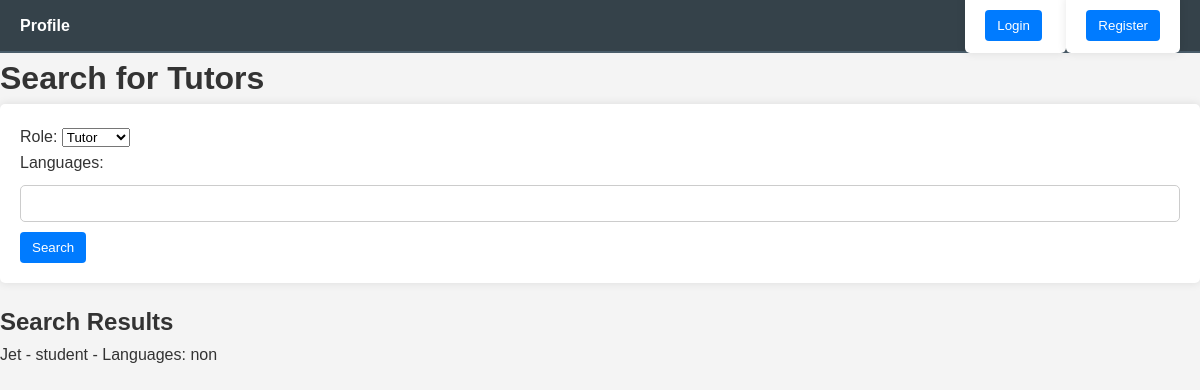
Before: /accounts/search/ with the older database file.
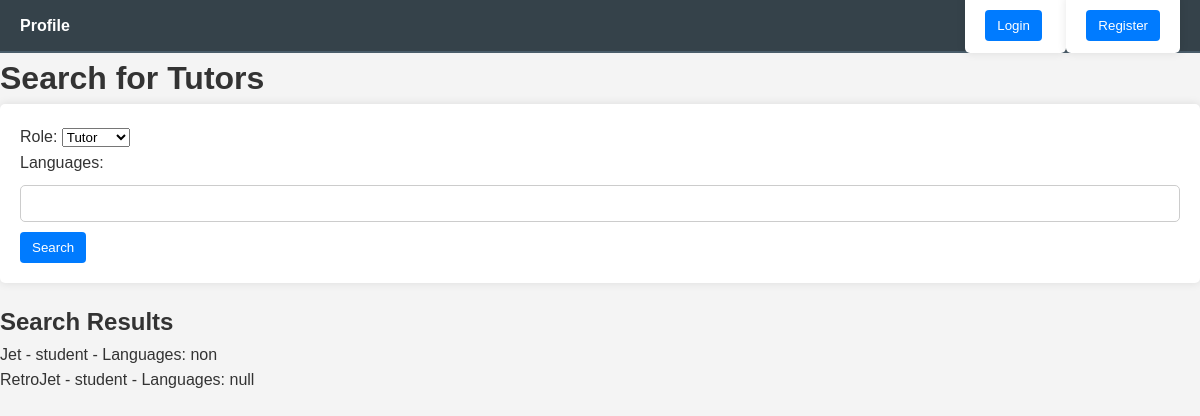
After: the same page with the newer database file.
### app/models.py (models this page shows)
class CustomUser(AbstractUser):
    ROLE_CHOICES = [
        ('tutor', 'Tutor'),
        ('student', 'Student'),
        ('both', 'Both'),
    ]
    profile_pic = models.ImageField(upload_to='profile_pics/', blank=True, null=True)
    bio = models.TextField(blank=True)
    skills = models.CharField(max_length=500)
    languages = models.CharField(max_length=500, blank=True)
    role = models.CharField(max_length=10, choices=ROLE_CHOICES, default='student')
    languages_taught = models.CharField(max_length=500, blank=True)
    languages_learned = models.CharField(max_length=500, blank=True)

### app/views.py (the view)
# urls.py: path('search/', search_users, name='search_users'),
def search_users(request):
    form = UserSearchForm()
    users = CustomUser.objects.all()  # Start with all users
    if request.method == 'GET':
        role = request.GET.get('role')
        languages = request.GET.get('languages')
        if role:
            users = users.filter(role=role)
        if languages:
            users = users.filter(languages__icontains=languages)
    return render(request, 'users/search.html', {'form': form, 'users': users})

### app/forms.py
class UserSearchForm(forms.Form):
    role = forms.ChoiceField(choices=[('tutor', 'Tutor'), ('student', 'Student'), ('both', 'Both')], required=False)
    languages = forms.CharField(max_length=500, required=False)

### app/templates/users/search.html (shortened to what this page needs)
<!DOCTYPE html>
<html lang="en">
<head>
    {% load static %}
    <link rel="stylesheet" type="text/css" href="{% static 'app/styles.css' %}">
</head>
<body>
    {% include 'includes/navbar.html' %}
    <h1>Search for Tutors</h1>
    <form method="get" action="{% url 'search_users' %}">
        {{ form.as_p }}
        <button type="submit">Search</button>
    </form>
    <h2>Search Results</h2>
    <ul>
        {% for user in users %}
            <li>{{ user.username }} - {{ user.role }} - Languages: {{ user.languages }}</li>
        {% empty %}
            <li>No users found.</li>
        {% endfor %}
    </ul>
</body>
</html>

Changed rows visible on the page:
added CustomUser: username "RetroJet", role "student", languages "null"
